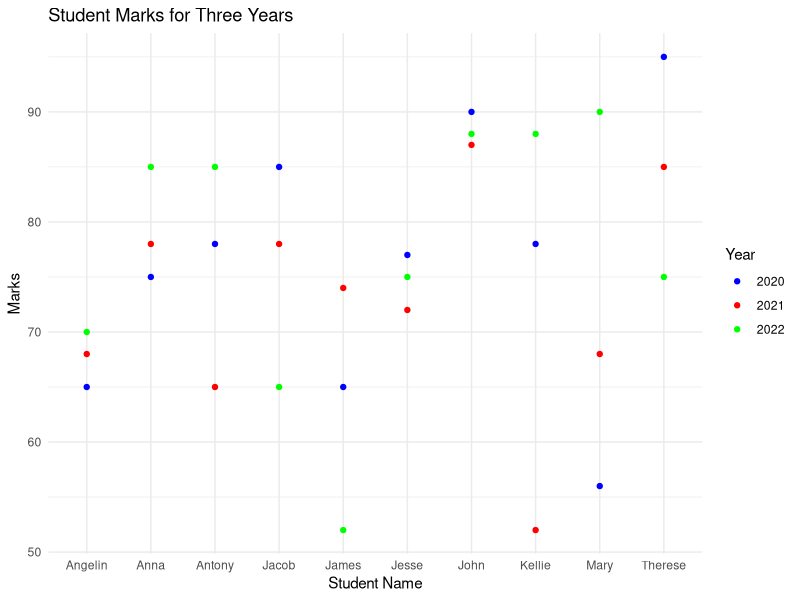
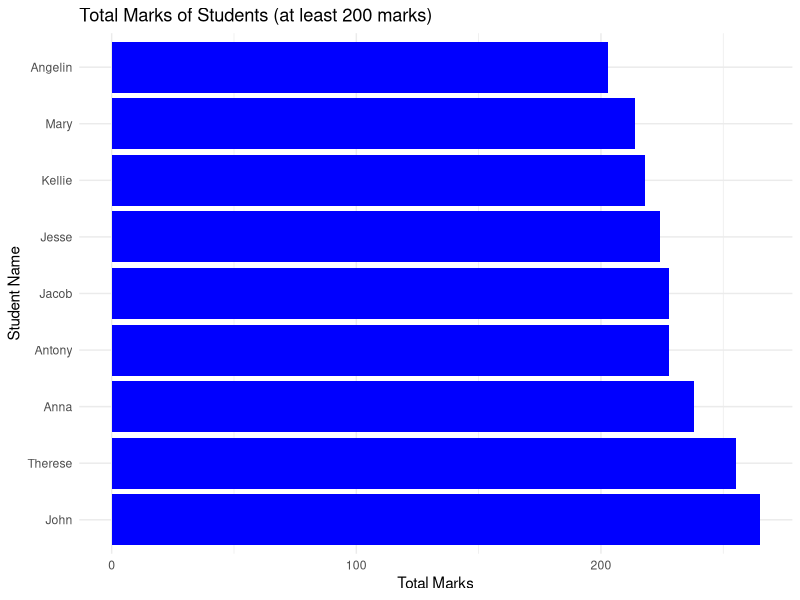
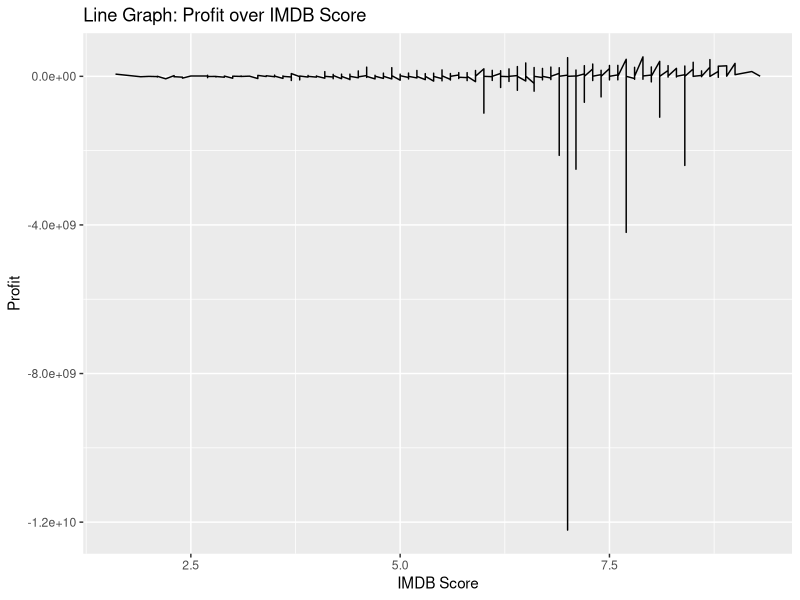
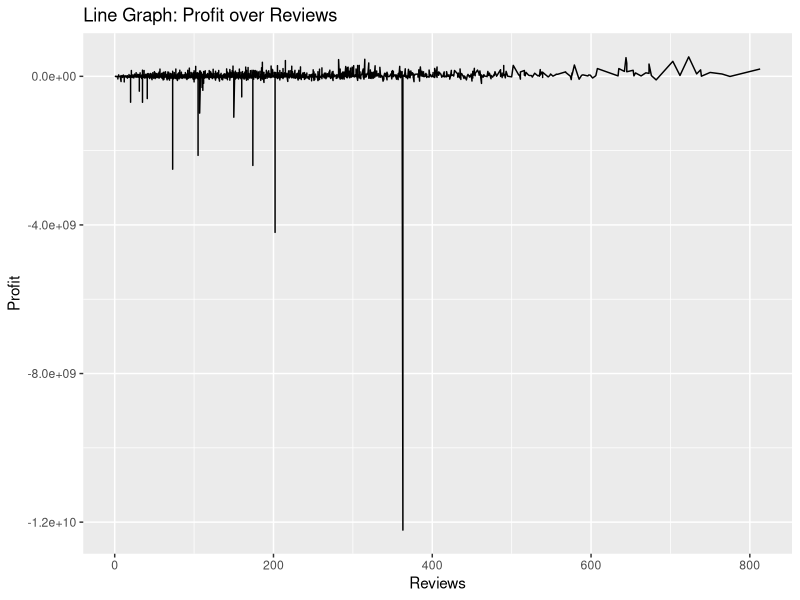
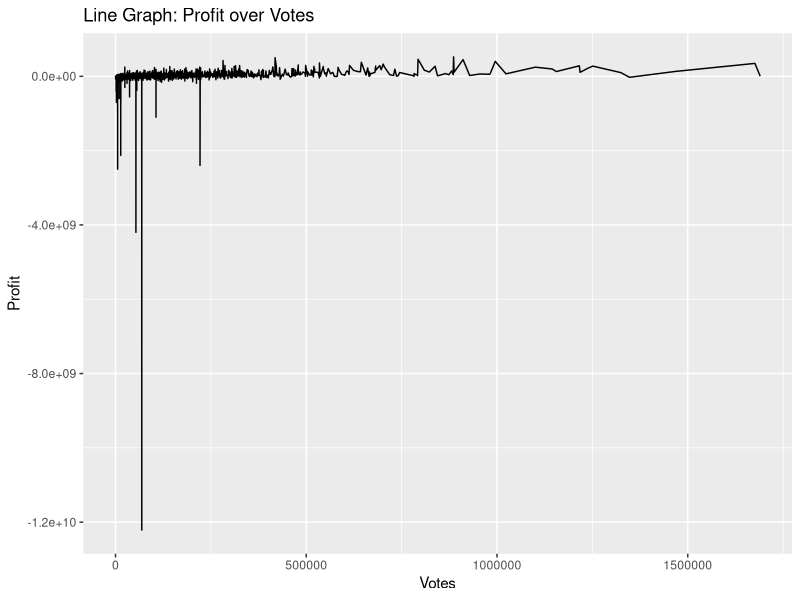
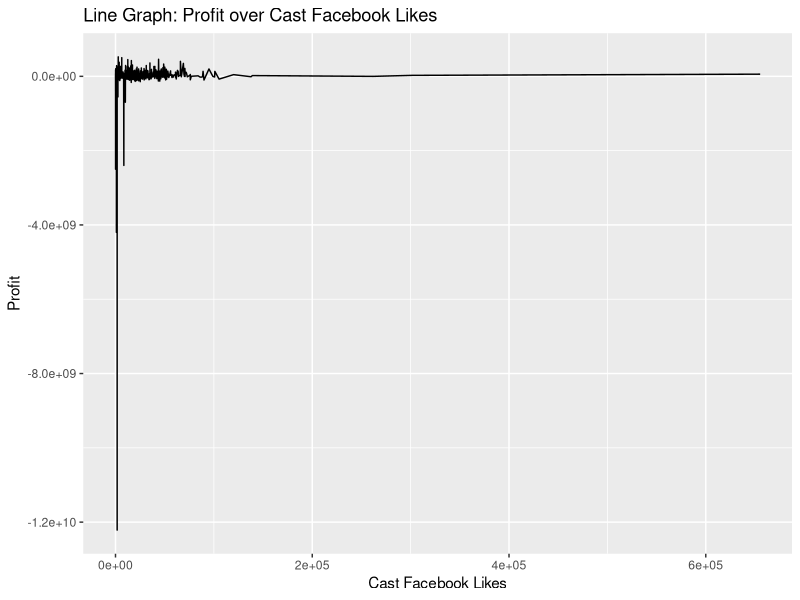
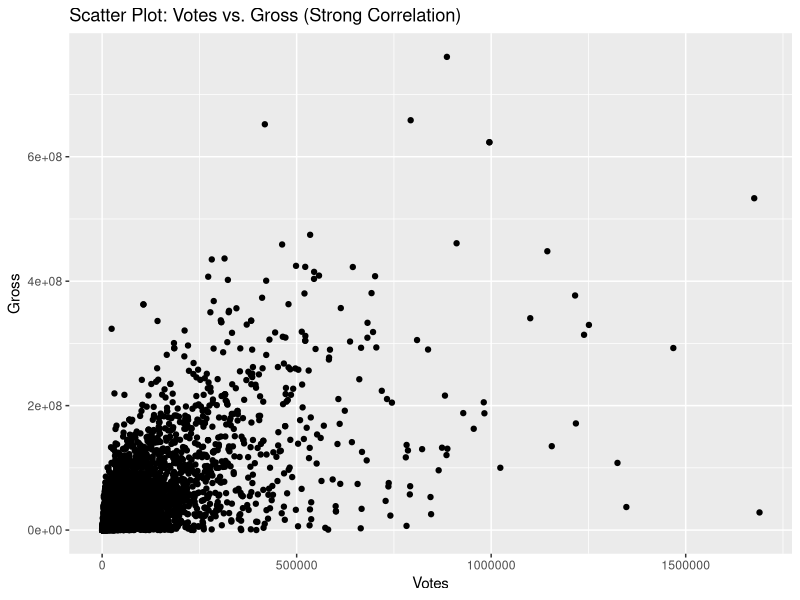
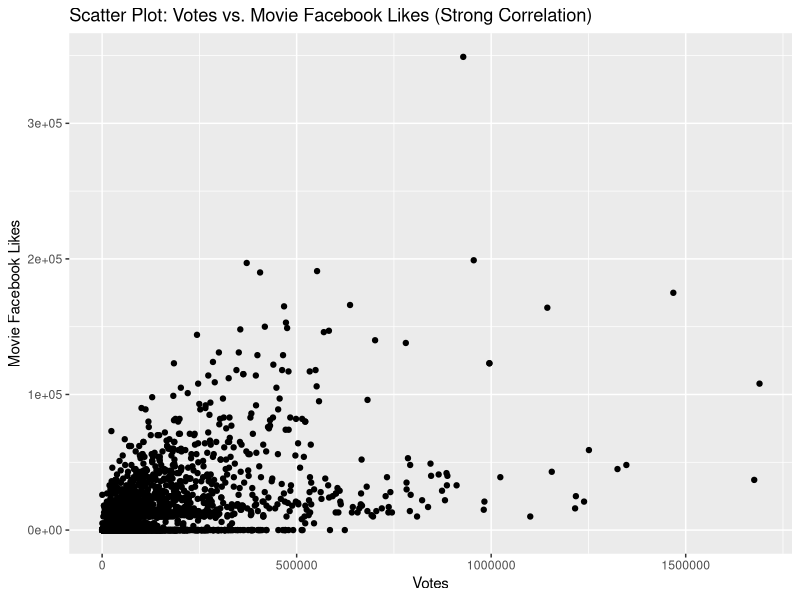

These charts were generated, in order, by the following R code:
## ---- chunk 1
knitr::opts_chunk$set(echo = TRUE)
getwd()
## ---- chunk 2
# Load the required packages
library(readr)
library(dplyr)
library(lubridate)
# Read the dataset
library(readr)
Studentmarks <- read_csv("Studentmarks.csv")
View(Studentmarks)
# Calculate age and add new column called Age1
Studentmarks$Age1 <- as.numeric(format(Sys.Date(), "%Y")) - as.numeric(format(as.Date(Studentmarks$dob, "%d/%m/%Y"), "%Y"))
# Print the updated dataset
print(Studentmarks)
## ---- chunk 3
# Split DOB into Day, Month and Year
Studentmarks$Day <- format(as.Date(Studentmarks$dob, format = "%d/%m/%Y"), "%d")
Studentmarks$Month <- format(as.Date(Studentmarks$dob, format = "%d/%m/%Y"), "%m")
Studentmarks$Year <- format(as.Date(Studentmarks$dob, format = "%d/%m/%Y"), "%Y")
# Calculate the age based on the "Year" column
Studentmarks$Year <- as.numeric(Studentmarks$Year)
current_year <- as.numeric(format(Sys.Date(), "%Y"))
Studentmarks$Age2 <- current_year - Studentmarks$Year
# Print the updated dataset
print(Studentmarks)
## ---- chunk 4
# Load the ggplot2 library
library(ggplot2)
# Create a scatter plot
plot <- ggplot(Studentmarks, aes(x = Studentname)) +
  geom_point(aes(y = `2020`, color = "2020")) +
  geom_point(aes(y = `2021`, color = "2021")) +
  geom_point(aes(y = `2022`, color = "2022")) +
  labs(title = "Student Marks for Three Years", x = "Student Name", y = "Marks") +
  scale_color_manual(values = c("2020" = "blue", "2021" = "red", "2022" = "green")) +
  theme_minimal() +
  guides(color = guide_legend(title = "Year"))
# Show the plot
print(plot)
## ---- chunk 5
# Calculate the total marks for each student
Studentmarks$totalmarks <- rowSums(Studentmarks[, c("2020", "2021", "2022")])
# Filter students who got at least 200 marks
filtered_data <- subset(Studentmarks, totalmarks >= 200)
# Sort the data by total marks in descending order
filtered_data <- filtered_data[order(-filtered_data$totalmarks),]
# Create a bar chart
library(ggplot2)
plot <- ggplot(filtered_data, aes(x = reorder(Studentname, -totalmarks), y = totalmarks)) +
  geom_bar(stat = "identity", fill = "blue") +
  labs(title = "Total Marks of Students (at least 200 marks)", x = "Student Name", y = "Total Marks") +
  theme_minimal() +
  coord_flip()
# Show the bar chart
print(plot)
## ---- chunk 6
# Read the data
library(readr)
Movies <- read_csv("Movies.csv")
View(Movies)
# Identify missing values
# Check for missing values in the entire "Movies" dataset
missing_values <- sum(is.na(Movies))
# Check for missing values in each column of the "Movies" dataset
missing_values_by_column <- colSums(is.na(Movies))
# Print the total number of missing values in the "Movies" dataset
cat("Total missing values in the 'Movies' dataset: ", missing_values, "\n")
# Print missing values count for each column
for (col_name in names(missing_values_by_column)) {
  cat("Column '", col_name, "': ", missing_values_by_column[col_name], " missing values\n")
}
# Handle missing values
# Impute the average for the "Reviews" column
average_reviews <- mean(Movies$Reviews, na.rm = TRUE)
Movies$Reviews[is.na(Movies$Reviews)] <- average_reviews
# Impute the average for the "Duration" column
average_duration <- mean(Movies$Duration, na.rm = TRUE)
Movies$Duration[is.na(Movies$Duration)] <- average_duration
# Impute the average for the "Actor_3_facebook_likes" column
average_actor3_likes <- mean(Movies$Actor_3_facebook_likes, na.rm = TRUE)
Movies$Actor_3_facebook_likes[is.na(Movies$Actor_3_facebook_likes)] <- average_actor3_likes
# Impute the average for the "Actor_1_facebook_likes" column
average_actor1_likes <- mean(Movies$Actor_1_facebook_likes, na.rm = TRUE)
Movies$Actor_1_facebook_likes[is.na(Movies$Actor_1_facebook_likes)] <- average_actor1_likes
# Impute the average for the "Facenumber_in_poster" column
average_facenumber <- mean(Movies$Facenumber_in_poster, na.rm = TRUE)
Movies$Facenumber_in_poster[is.na(Movies$Facenumber_in_poster)] <- average_facenumber
# Delete the "Color" column
Movies <- Movies[, -which(names(Movies) == "Color")]
# Delete the "Actor_2_name" column
Movies <- Movies[, -which(names(Movies) == "Actor_2_name")]
# Delete the "Actor_1_name" column
Movies <- Movies[, -which(names(Movies) == "Actor_1_name")]
# Delete the "Plot_keywords" column
Movies <- Movies[, -which(names(Movies) == "Plot_keywords")]
# Delete the "Content_rating" column
Movies <- Movies[, -which(names(Movies) == "Content_rating")]
# Delete the "Aspect_ratio" column
Movies <- Movies[, -which(names(Movies) == "Aspect_ratio")]
# Print updated data
View(Movies)
## ---- chunk 7
library(ggplot2)
# Calculate profit for each movie and make it a new column
Movies$Profit <- Movies$Gross - Movies$Budget
# Create line graphs
# Line graph for Profit over IMDB Score
ggplot(Movies, aes(x = Imdb_score, y = Profit)) +
  geom_line() +
  labs(x = "IMDB Score", y = "Profit") +
  ggtitle("Line Graph: Profit over IMDB Score")
# Line graph for Profit over Reviews
ggplot(Movies, aes(x = Reviews, y = Profit)) +
  geom_line() +
  labs(x = "Reviews", y = "Profit") +
  ggtitle("Line Graph: Profit over Reviews")
# Line graph for Profit over Votes
ggplot(Movies, aes(x = Votes, y = Profit)) +
  geom_line() +
  labs(x = "Votes", y = "Profit") +
  ggtitle("Line Graph: Profit over Votes")
# Line graph for Profit over Cast Facebook Likes
ggplot(Movies, aes(x = Cast_total_facebook_likes, y = Profit)) +
  geom_line() +
  labs(x = "Cast Facebook Likes", y = "Profit") +
  ggtitle("Line Graph: Profit over Cast Facebook Likes")
# Calculate correlation coefficients
cor_profit_imdb <- cor(Movies$Profit, Movies$Imdb_score, method = "pearson")
cor_profit_reviews <- cor(Movies$Profit, Movies$Reviews, method = "pearson")
cor_profit_votes <- cor(Movies$Profit, Movies$Votes, method = "pearson")
cor_profit_facebook_likes <- cor(Movies$Profit, Movies$Cast_total_facebook_likes, method = "pearson")
# Print correlation coefficients
cat("Correlation between Profit and IMDB Score:", cor_profit_imdb, "\n")
cat("Correlation between Profit and Reviews:", cor_profit_reviews, "\n")
cat("Correlation between Profit and Votes:", cor_profit_votes, "\n")
cat("Correlation between Profit and Cast Facebook Likes:", cor_profit_facebook_likes, "\n")
## ---- chunk 8
# Calculate the correlation coefficients for all numeric variables
correlation_matrix <- cor(Movies[sapply(Movies, is.numeric)])
# Print the correlation matrix
print(correlation_matrix)
## ---- chunk 9
# Scatter plot for Votes vs. Gross (Strong Correlation)
ggplot(Movies, aes(x = Votes, y = Gross)) +
  geom_point() +
  labs(x = "Votes", y = "Gross") +
  ggtitle("Scatter Plot: Votes vs. Gross (Strong Correlation)")
# Scatter plot for Votes vs. Movie Facebook Likes (Strong Correlation)
ggplot(Movies, aes(x = Votes, y = Movie_facebook_likes)) +
  geom_point() +
  labs(x = "Votes", y = "Movie Facebook Likes") +
  ggtitle("Scatter Plot: Votes vs. Movie Facebook Likes (Strong Correlation)")
# Scatter plot for Actor_1 Facebook Likes vs. Facenumber in Poster (Weak Correlation)
ggplot(Movies, aes(x = Actor_1_facebook_likes, y = Facenumber_in_poster)) +
  geom_point() +
  labs(x = "Actor_1 Facebook Likes", y = "Facenumber in Poster") +
  ggtitle("Scatter Plot: Actor_1 Facebook Likes vs. Facenumber in Poster (Weak Correlation)")
# Scatter plot for Actor_3 Facebook Likes vs. Director Facebook Likes (Weak Correlation)
ggplot(Movies, aes(x = Actor_3_facebook_likes, y = Director_facebook_likes)) +
  geom_point() +
  labs(x = "Actor_3 Facebook Likes", y = "Director Facebook Likes") +
  ggtitle("Scatter Plot: Actor_3 Facebook Likes vs. Director Facebook Likes (Weak Correlation)")
## ---- chunk 10
library(readr)
library(readr)
MobilePhoneData <- read_csv("MobilePhoneData.csv", 
    col_names = FALSE)
View(MobilePhoneData)
MobilePhoneData <- MobilePhoneData %>%
  select(-X1)
View(MobilePhoneData)
# Identify missing values
missing_values <- sum(is.na(MobilePhoneData))
# Check for missing values in each column of the "MobilePhoneData" dataset
missing_values_by_column <- colSums(is.na(MobilePhoneData))
# Print the total number of missing values in the "MobilePhoneData" dataset
cat("Total missing values in the 'MobilePhoneData' dataset: ", missing_values, "\n")
# Print missing values count for each column
for (col_name in names(missing_values_by_column)) {
  cat("Column '", col_name, "': ", missing_values_by_column[col_name], " missing values\n")
}
# Create a list of columns to remove
columns_to_remove <- names(missing_values_by_column[missing_values_by_column > 0])
# Remove the columns with one or more missing values
MobilePhoneData <- MobilePhoneData[, !names(MobilePhoneData) %in% columns_to_remove]
# Replace "YES" with 1 and "NO" with 0 in all columns of 'MobilePhoneData'
MobilePhoneData[] <- lapply(MobilePhoneData, function(x) ifelse(x == "YES", 1, ifelse(x == "NO", 0, x)))
# Print the modified data frame
print(MobilePhoneData)

## ---- chunk 11
# Function to normalize
normalize_row <- function(row) {
  # Convert the row to a numeric vector, replacing NAs with 0
  row_numeric <- as.numeric(row)
  row_numeric[is.na(row_numeric)] <- 0
  
  min_val <- min(row_numeric)
  max_val <- max(row_numeric)
  if (max_val != min_val) {
    normalized_row <- 1 * (row_numeric - min_val) / (max_val - min_val)
  } else {
    normalized_row <- rep(0, length(row_numeric))
  }
  return(normalized_row)
}
# Apply the normalization function to each row
normalized_data <- as.data.frame(t(apply(MobilePhoneData, 1, normalize_row)))
# Print the normalized data
print(normalized_data)

## ---- chunk 12
library(ggplot2)
# Create histograms for each variable and display them one by one (excluding 'ID')
for (col in names(normalized_data)[-1]) {  # Exclude the first column (ID)
  gg <- ggplot(normalized_data, aes_string(x = col)) +
    geom_histogram(fill = "blue", color = "black", bins = 20) +
    labs(title = paste("Histogram of", col)) +
    theme_minimal()
  
  print(gg)
}

## ---- chunk 13
# Transpose the data frame
data_transposed <- t(MobilePhoneData)
# Create a new data frame with the first row as the header
new_header <- as.character(data_transposed[1, ])
new_data <- data.frame(data_transposed[-1, ], stringsAsFactors = FALSE)
# Set the new header
names(new_data) <- new_header
# Convert all values in the dataset to numeric
new_data <- as.data.frame(lapply(new_data, as.numeric))
str(new_data)
# Print the transposed data frame with the corrected header
print(new_data)

# Calculate the mean of each column
mean_values <- colMeans(new_data, na.rm = TRUE)
cat("Mean Values:\n")
print(mean_values)
# Calculate the median of each column
median_values <- sapply(new_data, median, na.rm = TRUE)
cat("\nMedian Values:\n")
print(median_values)
# Calculate the range (max - min) and min/max for each column
range_values <- sapply(new_data, function(x) {
  min_val <- min(x, na.rm = TRUE)
  max_val <- max(x, na.rm = TRUE)
  range_val <- max_val - min_val
  c(min = min_val, max = max_val, range = range_val)
})
cat("Range Values (Min, Max, and Range):\n")
print(range_values)
# Custom mode function
get_mode <- function(x) {
  unique_x <- unique(x)
  tab_x <- tabulate(match(x, unique_x))
  unique_x[tab_x == max(tab_x)]
}
# Calculate the mode for each column
mode_values <- sapply(new_data, get_mode)
cat("\nMode Values:\n")
print(mode_values)
# Calculate quartiles (1st, 2nd [median], and 3rd quartiles) for each column
quartile_values <- sapply(new_data, quantile, probs = c(0.25, 0.5, 0.75), na.rm = TRUE)
cat("\nQuartile Values:\n")
print(quartile_values)
# Create a boxplot for each column
boxplot(new_data, main="Boxplot for Each Column")
